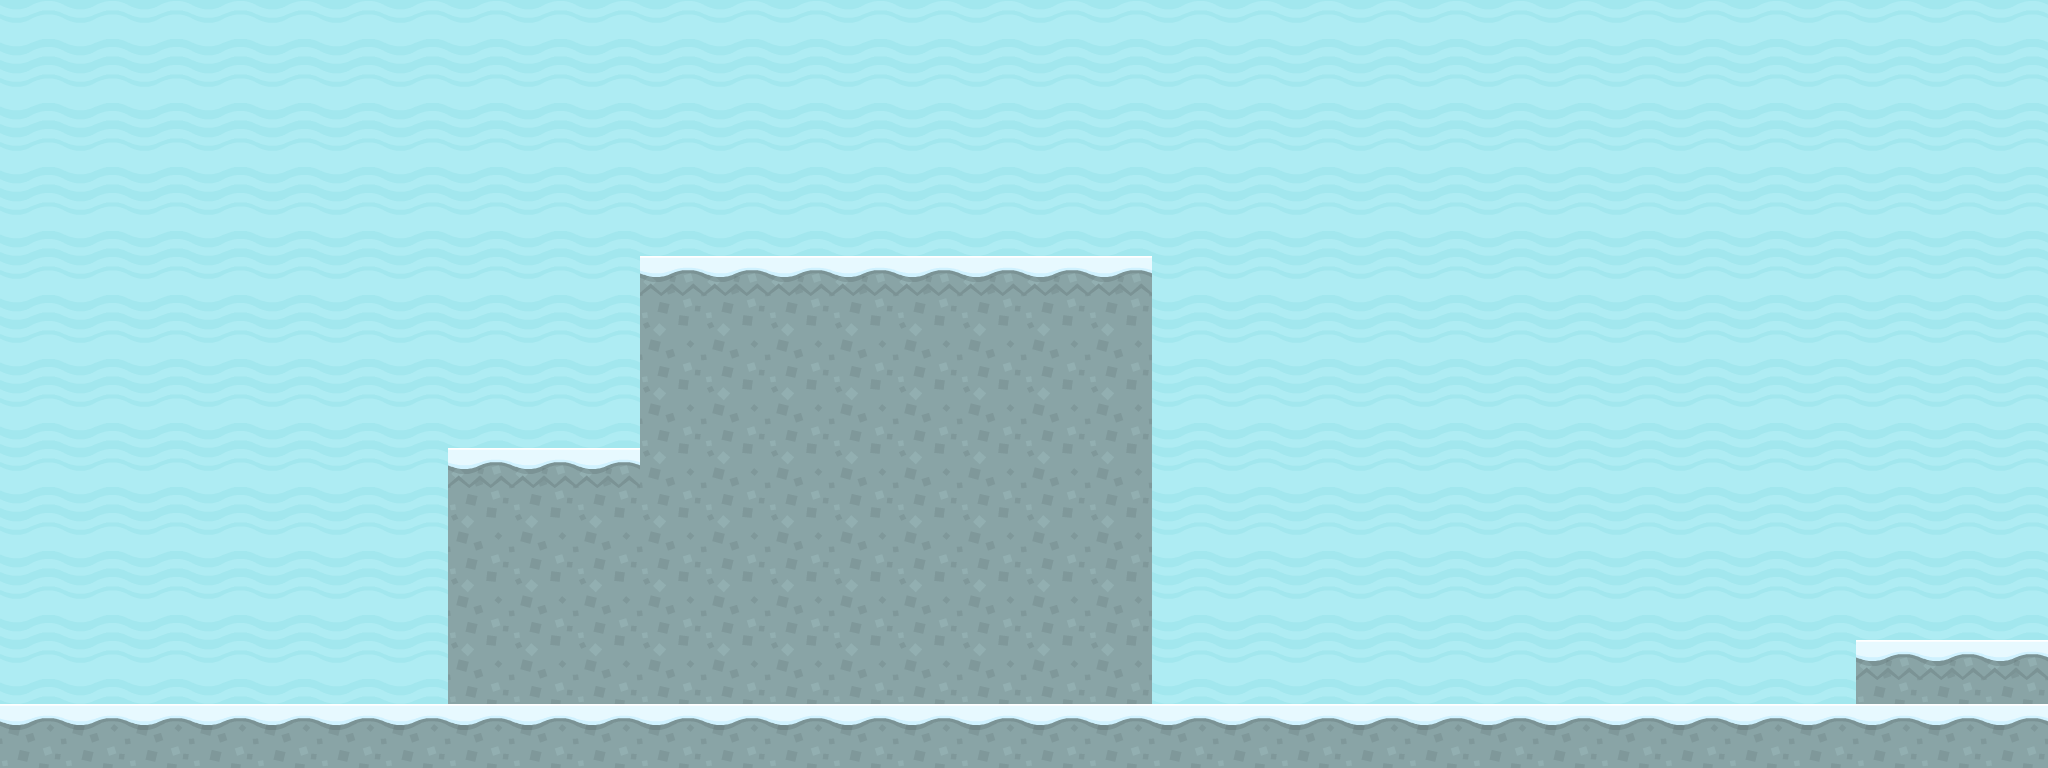

This game map was drawn from its Tiled (.tmx) file and the tilesets committed beside it. A one-line description and the full map source follow:
An orthogonal 32x12 tile map with 64x64 px tiles, 3 tile layers (backgroundimg, background, collision) and 3 objects (3x Spawn).

<map version="1.0" tiledversion="1.1.6" orientation="orthogonal" renderorder="right-down" width="32" height="12" tilewidth="64" tileheight="64" infinite="0" nextobjectid="5">
 <tileset firstgid="1" name="tilesheet" tilewidth="64" tileheight="64" tilecount="98" columns="14">
  <image source="platformPack_tilesheet.png" width="896" height="448" />
  <tile id="0">
   <properties>
    <property name="collides" type="bool" value="true" />
   </properties>
  </tile>
  <tile id="1">
   <properties>
    <property name="collides" type="bool" value="true" />
   </properties>
  </tile>
  <tile id="2">
   <properties>
    <property name="collides" type="bool" value="true" />
   </properties>
  </tile>
  <tile id="14">
   <properties>
    <property name="collides" type="bool" value="true" />
   </properties>
  </tile>
  <tile id="15">
   <properties>
    <property name="collides" type="bool" value="true" />
   </properties>
  </tile>
  <tile id="16">
   <properties>
    <property name="collides" type="bool" value="true" />
   </properties>
  </tile>
  <tile id="28">
   <properties>
    <property name="collides" type="bool" value="true" />
   </properties>
  </tile>
  <tile id="29">
   <properties>
    <property name="collides" type="bool" value="true" />
   </properties>
  </tile>
  <tile id="30">
   <properties>
    <property name="collides" type="bool" value="true" />
   </properties>
  </tile>
  <tile id="42">
   <properties>
    <property name="collides" type="bool" value="true" />
   </properties>
  </tile>
  <tile id="43">
   <properties>
    <property name="collides" type="bool" value="true" />
   </properties>
  </tile>
  <tile id="44">
   <properties>
    <property name="collides" type="bool" value="true" />
   </properties>
  </tile>
 </tileset>
 <layer name="backgroundimg" width="32" height="12">
  <data encoding="csv">
19,19,19,19,19,19,19,19,19,19,19,19,19,19,19,19,19,19,19,19,19,19,19,19,19,19,19,19,19,19,19,19,
19,19,19,19,19,19,19,19,19,19,19,19,19,19,19,19,19,19,19,19,19,19,19,19,19,19,19,19,19,19,19,19,
19,19,19,19,19,19,19,19,19,19,19,19,19,19,19,19,19,19,19,19,19,19,19,19,19,19,19,19,19,19,19,19,
19,19,19,19,19,19,19,19,19,19,19,19,19,19,19,19,19,19,19,19,19,19,19,19,19,19,19,19,19,19,19,19,
19,19,19,19,19,19,19,19,19,19,19,19,19,19,19,19,19,19,19,19,19,19,19,19,19,19,19,19,19,19,19,19,
19,19,19,19,19,19,19,19,19,19,19,19,19,19,19,19,19,19,19,19,19,19,19,19,19,19,19,19,19,19,19,19,
19,19,19,19,19,19,19,19,19,19,19,19,19,19,19,19,19,19,19,19,19,19,19,19,19,19,19,19,19,19,19,19,
19,19,19,19,19,19,19,19,19,19,19,19,19,19,19,19,19,19,19,19,19,19,19,19,19,19,19,19,19,19,19,19,
19,19,19,19,19,19,19,19,19,19,19,19,19,19,19,19,19,19,19,19,19,19,19,19,19,19,19,19,19,19,19,19,
19,19,19,19,19,19,19,19,19,19,19,19,19,19,19,19,19,19,19,19,19,19,19,19,19,19,19,19,19,19,19,19,
19,19,19,19,19,19,19,19,19,19,19,19,19,19,0,19,19,19,19,19,19,19,19,19,19,19,19,19,19,19,19,19,
19,19,19,19,0,0,0,0,0,0,0,0,0,0,0,0,0,0,0,0,0,0,0,0,0,0,0,0,0,0,0,0
</data>
 </layer>
 <layer name="background" width="32" height="12">
  <data encoding="csv">
0,0,0,0,0,0,0,0,0,0,0,0,0,0,0,0,0,0,0,0,0,0,0,0,0,0,0,0,0,0,0,0,
0,0,0,0,0,0,0,0,0,0,0,0,0,0,0,0,0,0,0,0,0,0,0,0,0,0,0,0,0,0,0,0,
0,0,0,0,0,0,0,0,0,0,0,0,0,0,0,0,0,0,0,0,0,0,0,0,0,0,0,0,0,0,0,0,
0,0,0,0,0,0,0,0,0,0,0,0,0,0,0,0,0,0,0,0,0,0,0,0,0,0,0,0,0,0,0,0,
0,0,0,0,0,0,0,0,0,0,18,18,18,18,18,18,18,18,0,0,0,0,0,0,0,0,0,0,0,0,0,0,
0,0,0,0,0,0,0,0,0,0,18,18,18,18,18,18,18,18,0,0,0,0,0,0,0,0,0,0,0,0,0,0,
0,0,0,0,0,0,0,0,0,0,18,18,18,18,18,18,18,18,0,0,0,0,0,0,0,0,0,0,0,0,0,0,
0,0,0,0,0,0,0,18,18,18,18,18,18,18,18,18,18,18,0,0,0,0,0,0,0,0,0,0,0,0,0,0,
0,0,0,0,0,0,0,18,18,18,18,18,18,18,18,18,18,18,0,0,0,0,0,0,0,0,0,0,0,0,0,0,
0,0,0,0,0,0,0,18,18,18,18,18,18,18,18,18,18,18,0,0,0,0,0,0,0,0,0,0,0,0,0,0,
0,0,0,0,0,0,0,18,18,18,18,18,18,18,18,18,18,18,0,0,0,0,0,0,0,0,0,0,0,18,18,18,
0,0,0,0,0,0,0,0,0,0,0,0,0,0,0,0,0,0,0,0,0,0,0,0,0,0,0,0,0,0,0,0
</data>
 </layer>
 <layer name="collision" width="32" height="12">
  <data encoding="csv">
0,0,0,0,0,0,0,0,0,0,0,0,0,0,0,0,0,0,0,0,0,0,0,0,0,0,0,0,0,0,0,0,
0,0,0,0,0,0,0,0,0,0,0,0,0,0,0,0,0,0,0,0,0,0,0,0,0,0,0,0,0,0,0,0,
0,0,0,0,0,0,0,0,0,0,0,0,0,0,0,0,0,0,0,0,0,0,0,0,0,0,0,0,0,0,0,0,
0,0,0,0,0,0,0,0,0,0,0,0,0,0,0,0,0,0,0,0,0,0,0,0,0,0,0,0,0,0,0,0,
0,0,0,0,0,0,0,0,0,0,45,45,45,45,45,45,45,45,0,0,0,0,0,0,0,0,0,0,0,0,0,0,
0,0,0,0,0,0,0,0,0,0,0,0,0,0,0,0,0,0,0,0,0,0,0,0,0,0,0,0,0,0,0,0,
0,0,0,0,0,0,0,0,0,0,0,0,0,0,0,0,0,0,0,0,0,0,0,0,0,0,0,0,0,0,0,0,
0,0,0,0,0,0,0,45,45,45,0,0,0,0,0,0,0,0,0,0,0,0,0,0,0,0,0,0,0,0,0,0,
0,0,0,0,0,0,0,0,0,0,0,0,0,0,0,0,0,0,0,0,0,0,0,0,0,0,0,0,0,0,0,0,
0,0,0,0,0,0,0,0,0,0,0,0,0,0,0,0,0,0,0,0,0,0,0,0,0,0,0,0,0,0,0,0,
0,0,0,0,0,0,0,0,0,0,0,0,0,0,0,0,0,0,0,0,0,0,0,0,0,0,0,0,0,45,45,45,
17,17,17,17,17,17,17,17,17,17,17,17,17,17,17,17,17,17,17,17,17,17,17,17,17,17,17,17,17,17,17,17
</data>
 </layer>
 <objectgroup name="object">
  <object id="1" name="playerSpawn" type="Spawn" x="192" y="576">
   <point />
  </object>
  <object id="3" name="LevelEnd" type="Spawn" x="896" y="192">
   <point />
  </object>
  <object id="4" name="coin" type="Spawn" x="512" y="384">
   <point />
  </object>
 </objectgroup>
</map>
